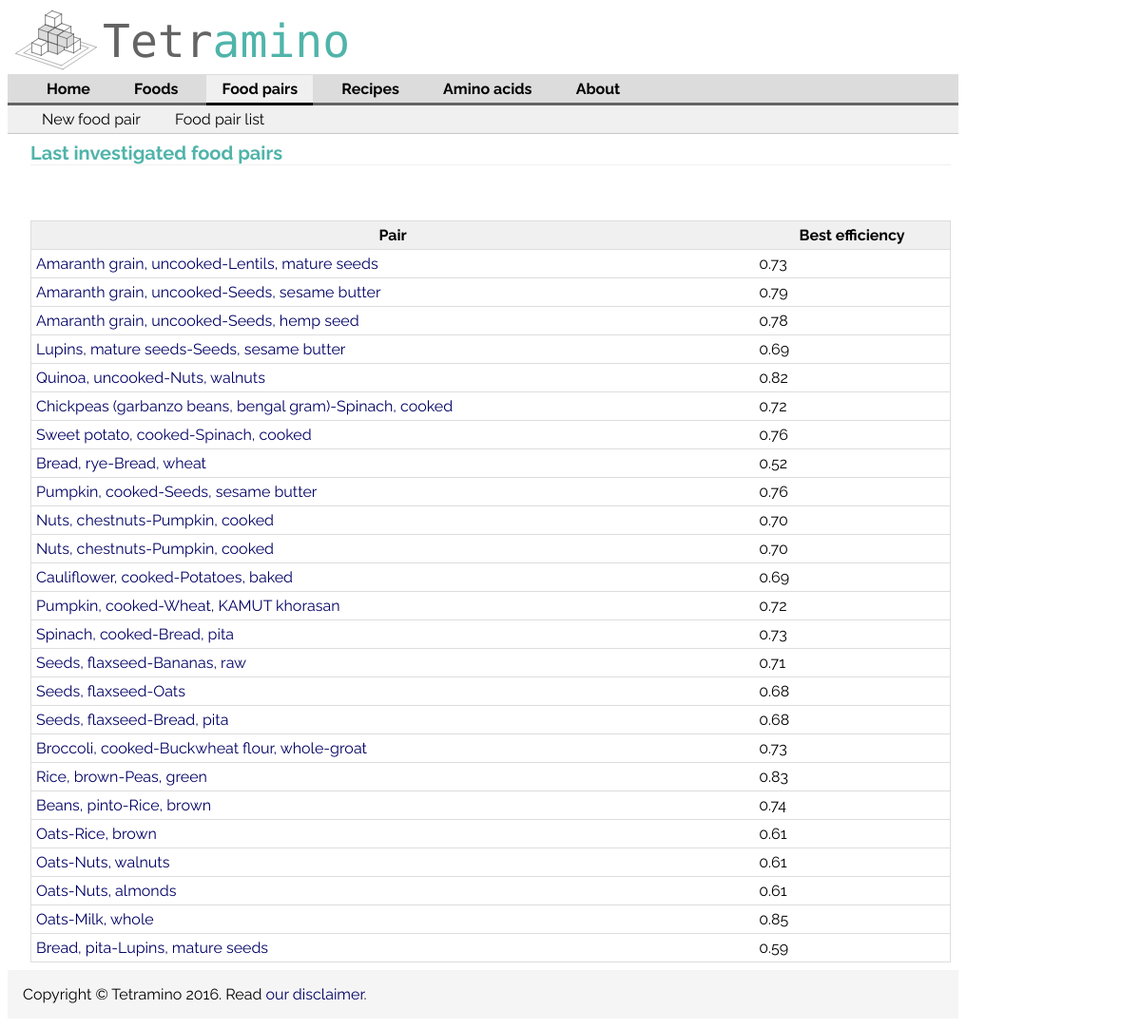
The app's page /foodPairList/, older data.
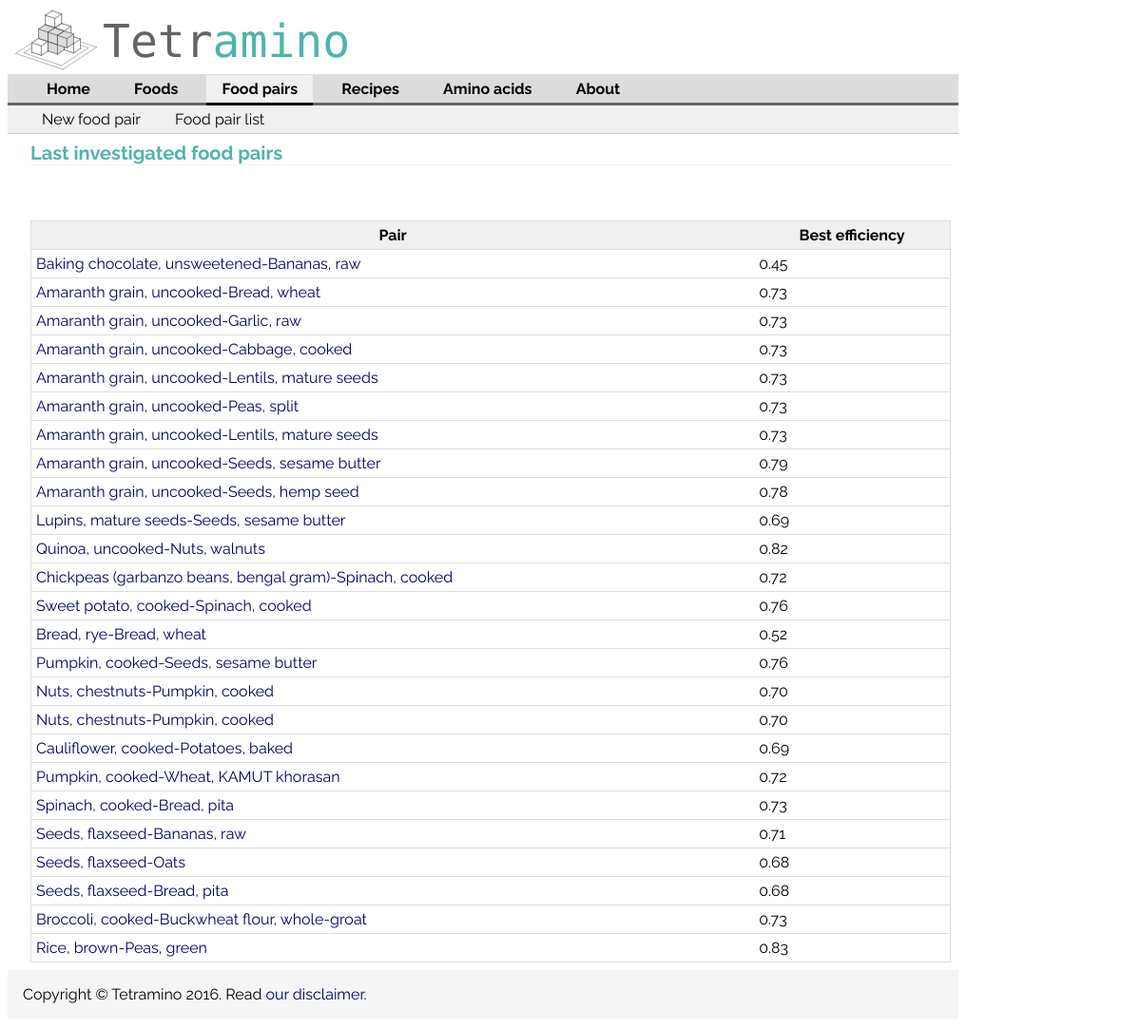
The same page, newer data.
### aminoApp/models.py (models this page shows, shortened)
class FoodPair(models.Model):
    foodOneId = models.IntegerField()
    foodTwoId = models.IntegerField() #models.ForeignKey(Food)
    pair_name = models.CharField(max_length=30, null=True)
    bestEfficiency = models.FloatField(null=True)
    bestProportion = models.FloatField(null=True)
    angleAbsolute = models.FloatField(null=True)
    angleIncomplete = models.FloatField(null=True)

### aminoApp/views.py (the view)
# urls.py: url(r'^foodPairList/', views.showFoodPairList, name='foodPairTable'),
def showFoodPairList(request):
    pairList= FoodPair.objects.order_by('-pk')[:25]
    context = {'pairList': pairList}
    return render(request, 'aminoApp/foodPairTable.html', context)

### aminoApp/templates/aminoApp/foodPairTable.html (shortened to what this page needs)
{% extends "aminoApp/baseAssociations.html" %}
{% block content %}
<h1>Last investigated food pairs</h1>
    {% if pairList %}
        <table style="width:100%">
            <tr>
                <th>Pair</th>
                <th>Best efficiency</th>
            </tr>
        {% for pair in pairList %}
            <tr>
                <td><a href="/inspectLoadedFoodPair/{{ pair.pk }}/">{{ pair.pair_name }}</a> </td>
                <td>{{ pair.bestEfficiency |floatformat:2}}</td>
            </tr>
        {% endfor %}
        </table>
    {% else %}
        <p>No pair is available.</p>
    {% endif %}
{% endblock %}

Row changes from the older to the newer data that the page shows:
no longer on this page (row unchanged): FoodPair: pair_name "Beans, pinto-Rice, brown", bestEfficiency "0.74"
no longer on this page (row unchanged): FoodPair: pair_name "Oats-Rice, brown", bestEfficiency "0.61"
no longer on this page (row unchanged): FoodPair: pair_name "Oats-Nuts, walnuts", bestEfficiency "0.61"
no longer on this page (row unchanged): FoodPair: pair_name "Oats-Nuts, almonds", bestEfficiency "0.61"
no longer on this page (row unchanged): FoodPair: pair_name "Oats-Milk, whole", bestEfficiency "0.85"
no longer on this page (row unchanged): FoodPair: pair_name "Bread, pita-Lupins, mature seeds", bestEfficiency "0.59"
added FoodPair: pair_name "Baking chocolate, unsweetened-Bananas, raw", bestEfficiency "0.45"
added FoodPair: pair_name "Amaranth grain, uncooked-Bread, wheat", bestEfficiency "0.73"
added FoodPair: pair_name "Amaranth grain, uncooked-Garlic, raw", bestEfficiency "0.73"
added FoodPair: pair_name "Amaranth grain, uncooked-Cabbage, cooked", bestEfficiency "0.73"
added FoodPair: pair_name "Amaranth grain, uncooked-Lentils, mature seeds", bestEfficiency "0.73"
added FoodPair: pair_name "Amaranth grain, uncooked-Peas, split", bestEfficiency "0.73"
